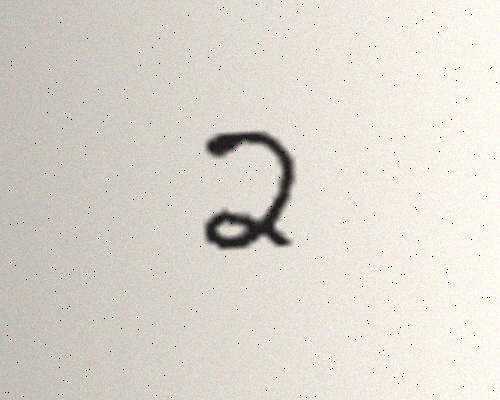
#> input picture sample_images/photo_sim_2.jpg, 500 x 400 px
$ python preprocess.py sample_images/photo_sim_2.jpg
#> lines starting #> are read from the running program, lines starting #| are printed output that depends on the picture; after the words box and inside, x2 and y2 are one past the last pixel; in counts of white or black regions, pixels touching at a corner belong together
"""Phần 4: tiền xử lý ảnh bất kỳ -> ảnh 28x28 chuẩn MNIST (chữ trắng nền đen, 0-1).

Pipeline: đọc -> xám -> lọc nhiễu -> Otsu (đảo màu) -> contour -> co 20x20 giữ tỉ lệ
          -> căn giữa theo tâm khối lượng trong 28x28 -> chuẩn hóa 0-1

    from preprocess import preprocess_image
    x = preprocess_image("anh.jpg")            # (28, 28) float32 0-1
    x, steps = preprocess_image("anh.jpg", return_steps=True)
"""
import sys
from pathlib import Path

import cv2
import numpy as np

MIN_CONTOUR_AREA = 12  # bỏ các đốm nhiễu nhỏ


def read_gray(src):
    """Nhận đường dẫn hoặc mảng numpy (xám/BGR/BGRA) -> ảnh xám uint8."""
    if isinstance(src, (str, Path)):
        # imdecode để đọc được cả đường dẫn có dấu tiếng Việt trên Windows
        data = np.fromfile(str(src), dtype=np.uint8)
        img = cv2.imdecode(data, cv2.IMREAD_UNCHANGED)
        if img is None:
            raise ValueError(f"Không đọc được ảnh: {src}")
    else:
        img = np.asarray(src)
    if img.dtype != np.uint8:
        img = np.clip(img * (255 if img.max() <= 1 else 1), 0, 255).astype(np.uint8)
    if img.ndim == 3:
        if img.shape[2] == 4:  # PNG trong suốt: ghép lên nền trắng
            alpha = img[:, :, 3:4] / 255.0
            img = (img[:, :, :3] * alpha + 255 * (1 - alpha)).astype(np.uint8)
        img = cv2.cvtColor(img, cv2.COLOR_BGR2GRAY)
    return img


def denoise(gray, method="gaussian"):
    # Kernel tỉ lệ theo cỡ ảnh: ảnh nhỏ (như 28x28) chỉ lọc nhẹ để không làm nhòe nét chữ
    k = 3 if min(gray.shape) < 64 else 5
    if method == "median":
        return cv2.medianBlur(gray, k)
    return cv2.GaussianBlur(gray, (k, k), 0)


def flatten_background(gray):
    """Đưa về chữ TỐI trên nền SÁNG và san phẳng ánh sáng không đều (chia cho nền ước lượng)."""
    if np.median(gray) < 127:          # nền tối (ảnh MNIST, canvas đen) -> đảo
        gray = 255 - gray
    k = max(7, min(gray.shape) // 5) | 1
    bg = cv2.morphologyEx(gray, cv2.MORPH_CLOSE, cv2.getStructuringElement(cv2.MORPH_ELLIPSE, (k, k)))
    bg = cv2.GaussianBlur(bg, (k, k), 0).astype(np.float32)
    norm = np.clip(gray.astype(np.float32) / np.maximum(bg, 1) * 255, 0, 255)
    return norm.astype(np.uint8)


def binarize(blur):
    """San phẳng nền + Otsu đảo màu -> luôn ra chữ TRẮNG trên nền ĐEN."""
    flat = flatten_background(blur)
    _, binary = cv2.threshold(flat, 0, 255, cv2.THRESH_BINARY_INV + cv2.THRESH_OTSU)
    return binary


def clean_mask(binary, rel_area=0.08):
    """Giữ các contour đủ lớn (>= rel_area * contour lớn nhất) để bỏ đốm nhiễu. Trả (mask, contours)."""
    contours, _ = cv2.findContours(binary, cv2.RETR_EXTERNAL, cv2.CHAIN_APPROX_SIMPLE)
    areas = [cv2.contourArea(c) for c in contours]
    if not areas or max(areas) < MIN_CONTOUR_AREA:
        return np.zeros_like(binary), []
    keep = [c for c, a in zip(contours, areas) if a >= max(MIN_CONTOUR_AREA, rel_area * max(areas))]
    mask = np.zeros_like(binary)
    cv2.drawContours(mask, keep, -1, 255, thickness=cv2.FILLED)
    return cv2.bitwise_and(binary, mask), keep


def find_digit_box(contours):
    """Hộp bao của các contour giữ lại. Trả (x, y, w, h) hoặc None."""
    if not contours:
        return None
    return cv2.boundingRect(np.vstack(contours))


def resize_20(crop):
    h, w = crop.shape
    scale = 20.0 / max(h, w)
    nw, nh = max(1, round(w * scale)), max(1, round(h * scale))
    return cv2.resize(crop, (nw, nh), interpolation=cv2.INTER_AREA)


def center_by_mass(digit20):
    """Đặt chữ 20x20 vào khung 28x28 sao cho tâm khối lượng nằm ở (14, 14)."""
    canvas = np.zeros((28, 28), dtype=np.uint8)
    h, w = digit20.shape
    canvas[(28 - h) // 2:(28 - h) // 2 + h, (28 - w) // 2:(28 - w) // 2 + w] = digit20
    m = cv2.moments(canvas, binaryImage=False)
    if m["m00"] == 0:
        return canvas
    cx, cy = m["m10"] / m["m00"], m["m01"] / m["m00"]
    shift = np.float32([[1, 0, 14 - cx], [0, 1, 14 - cy]])
    return cv2.warpAffine(canvas, shift, (28, 28), flags=cv2.INTER_LINEAR)


def preprocess_image(src, denoise_method="gaussian", return_steps=False):
    gray = read_gray(src)
#> in read_gray, img is the input picture: shape (400, 500, 3); mean B, G, R 206.9, 215.8, 222.1
    blur = denoise(gray, denoise_method)
    binary, contours = clean_mask(binarize(blur))
#> in flatten_background, `norm = np.clip(gray.astype(np.float32) / np.maximum(bg, 1) * 255, 0, 2..`:
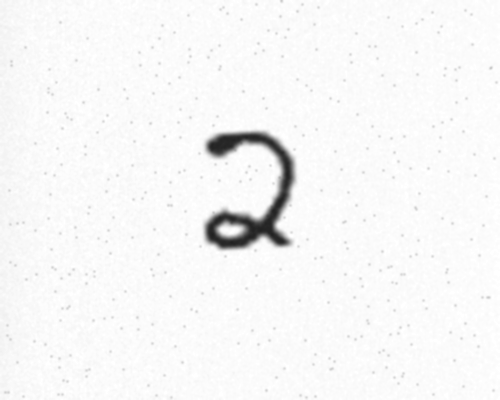
#> norm: shape (400, 500) float32; min 32.75, max 255, mean 247.3
#> in binarize, `_, binary = cv2.threshold(flat, 0, 255, cv2.THRESH_BINARY_INV + cv2.TH..`:
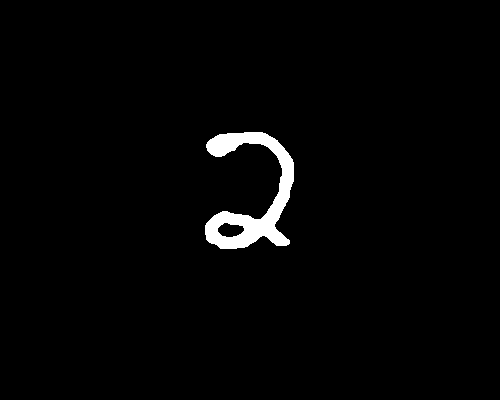
#> binary: shape (400, 500); 2% white; 1 white region
#> in clean_mask, `contours, _ = cv2.findContours(binary, cv2.RETR_EXTERNAL, cv2.CHAIN_AP..`: contours = 1 contour; box (x1, y1, x2, y2) and area: (205, 132, 294, 249) 3968
#> in clean_mask, `areas = [cv2.contourArea(c) for c in contours]`: areas = [3968]
#> in clean_mask, `keep = [c for c, a in zip(contours, areas) if a >= max(MIN_CONTOUR_ARE..`: keep has the same summary as contours
#> in clean_mask, `cv2.drawContours(mask, keep, -1, 255, thickness=cv2.FILLED)`:
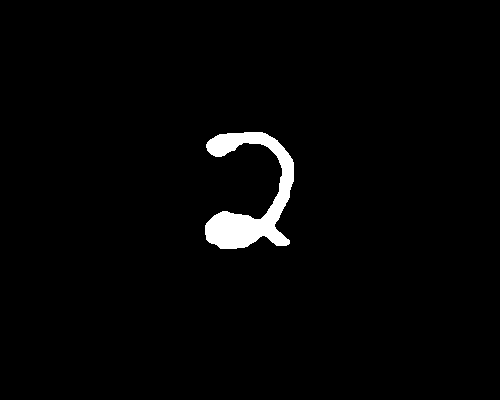
#> mask: shape (400, 500); 2.1% white; 1 white region
    box = find_digit_box(contours)
#> box = (205, 132, 89, 117)
    steps = {"1. Ảnh gốc (xám)": gray, "2. Lọc nhiễu": blur, "3. Nhị phân (Otsu, đảo, bỏ nhiễu)": binary}
    if box is None:  # ảnh trống
        out = np.zeros((28, 28), np.float32)
        steps["4. Contour + hộp bao"] = cv2.cvtColor(binary, cv2.COLOR_GRAY2RGB)
        steps["5. Co về 20x20"] = np.zeros((20, 20), np.uint8)
        steps["6. Căn tâm 28x28"] = np.zeros((28, 28), np.uint8)
        return (out, steps) if return_steps else out
    x, y, w, h = box
#> x = 205; y = 132; w = 89; h = 117
    vis = cv2.cvtColor(binary, cv2.COLOR_GRAY2RGB)
#> vis: shape (400, 500, 3); 2% white; 1 white region, box (x1, y1, x2, y2) and area: (205, 132, 294, 249) 3941
    cv2.rectangle(vis, (x, y), (x + w, y + h), (255, 0, 0), max(1, min(binary.shape) // 100))
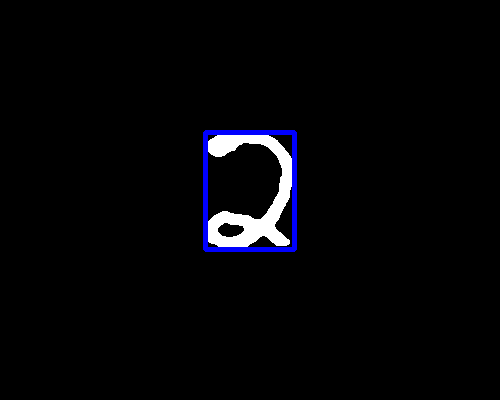
#> vis: shape (400, 500, 3); mean B, G, R 7.3, 4.7, 4.7
    crop = binary[y:y + h, x:x + w]
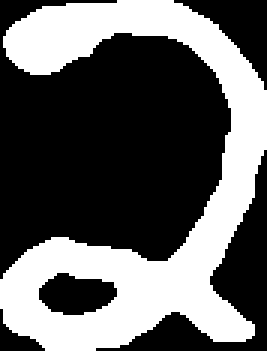
#> crop: shape (117, 89) (shown 3 times larger); 37.8% white; 1 white region, box (x1, y1, x2, y2) and area: (0, 0, 89, 117) 3941
    d20 = resize_20(crop)
    centered = center_by_mass(d20)
#> in center_by_mass, `m = cv2.moments(canvas, binaryImage=False)`: m = moments, m00 28956, centre m10/m00, m01/m00 = (13.38, 14.34)
#> in center_by_mass, `cx, cy = m["m10"] / m["m00"], m["m01"] / m["m00"]`: cx = 13.38; cy = 14.34
#> in center_by_mass, `shift = np.float32([[1, 0, 14 - cx], [0, 1, 14 - cy]])`: shift = [[1, 0, 0.622], [0, 1, -0.337]]
#> in center_by_mass, `return cv2.warpAffine(canvas, shift, (28, 28), flags=cv2.INTER_LINEAR)`:
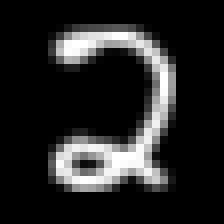
#> returned value: shape (28, 28) (shown 8 times larger); min 0, max 255, mean 36.9
    steps["4. Contour + hộp bao"] = vis
    steps["5. Co về 20x20"] = d20
    steps["6. Căn tâm 28x28"] = centered
    out = (centered.astype(np.float32) / 255.0)
    steps["7. Chuẩn hóa 0-1"] = out
    return (out, steps) if return_steps else out


def to_model_input(x28):
    return x28.reshape(1, 28, 28, 1).astype(np.float32)


def save_steps_figure(steps, path, title=None):
    import matplotlib
    matplotlib.use("Agg")
    import matplotlib.pyplot as plt

    n = len(steps)
    fig, axes = plt.subplots(1, n, figsize=(2.3 * n, 2.9))
    for ax, (name, img) in zip(np.atleast_1d(axes), steps.items()):
        ax.imshow(img, cmap=None if img.ndim == 3 else "gray", vmin=0, vmax=1 if img.dtype == np.float32 else 255)
        ax.set_title(name, fontsize=8)
        ax.axis("off")
    if title:
        fig.suptitle(title, fontsize=10)
    plt.tight_layout()
    plt.savefig(path, dpi=150)
    plt.close()


if __name__ == "__main__":
    for p in sys.argv[1:]:
        _, st = preprocess_image(p, return_steps=True)
#> st = 7 items
        out = Path(p).with_suffix("").as_posix() + "_steps.png"
        save_steps_figure(st, out, Path(p).name)
#> in save_steps_figure, `n = len(steps)`: n = 7
#> the loop in save_steps_figure, `for ax, (name, img) in zip(np.atleast_1d(axes), steps.items()):` made 7 passes
#> name on passes 1 to 7: '1. Ảnh gốc (xám)', '2. Lọc nhiễu', '3. Nhị phân (Otsu, đảo, bỏ nhiễu)', '4. Contour + hộp bao', '5. Co về 20x20', '6. Căn tâm 28x28', '7. Chuẩn hóa 0-1'
#> in save_steps_figure, `plt.savefig(path, dpi=150)`:
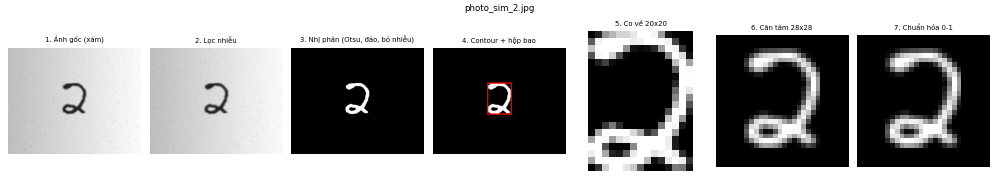
#> figure drawn by matplotlib, 7 panels; B, G, R data is drawn as R, G, B
        print("Đã lưu", out)
